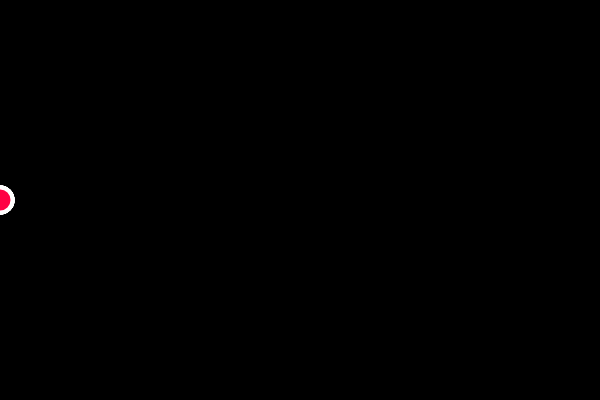
Frame 1 (no input)
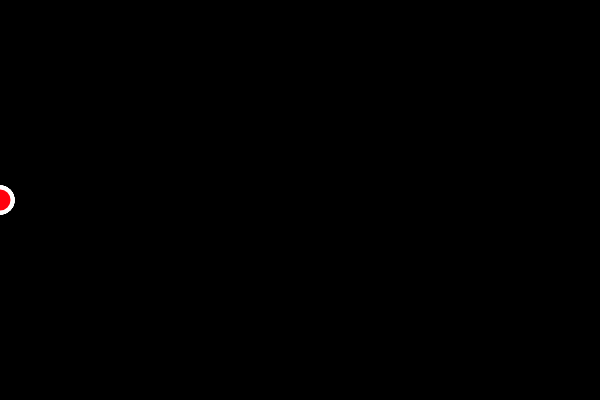
Frame 60 (no input)
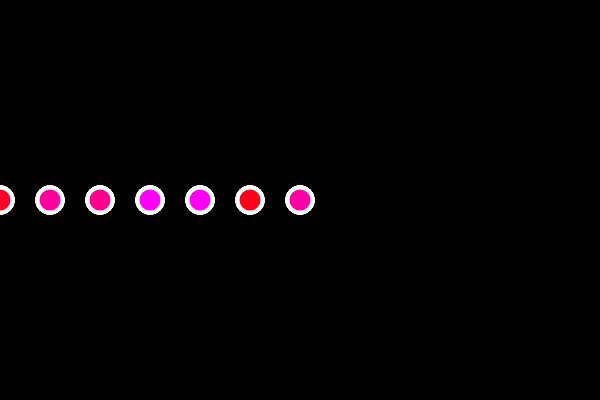
Frame 120 (the mouse pressed at the canvas centre since frame 60)

The p5.js sketch that drew these frames (run headless with seeded random() and noise() and a simulated clock; from frame 60 on, the mouse is pressed at the canvas centre):

// p5.js sketch
// ── sketch.js
var offset = 0;
function setup() {
  createCanvas(600, 400);
}

function draw() {
  background(0);
  strokeWeight(4);
  stroke(255);
  
  for (var x = 0; x <=mouseX; x += 50){
    for (var y = 0; y <= height; y += 50){
      fill(255, 0, random(255));
       ellipse(x, 200,25,25);  
    }
  }
}
